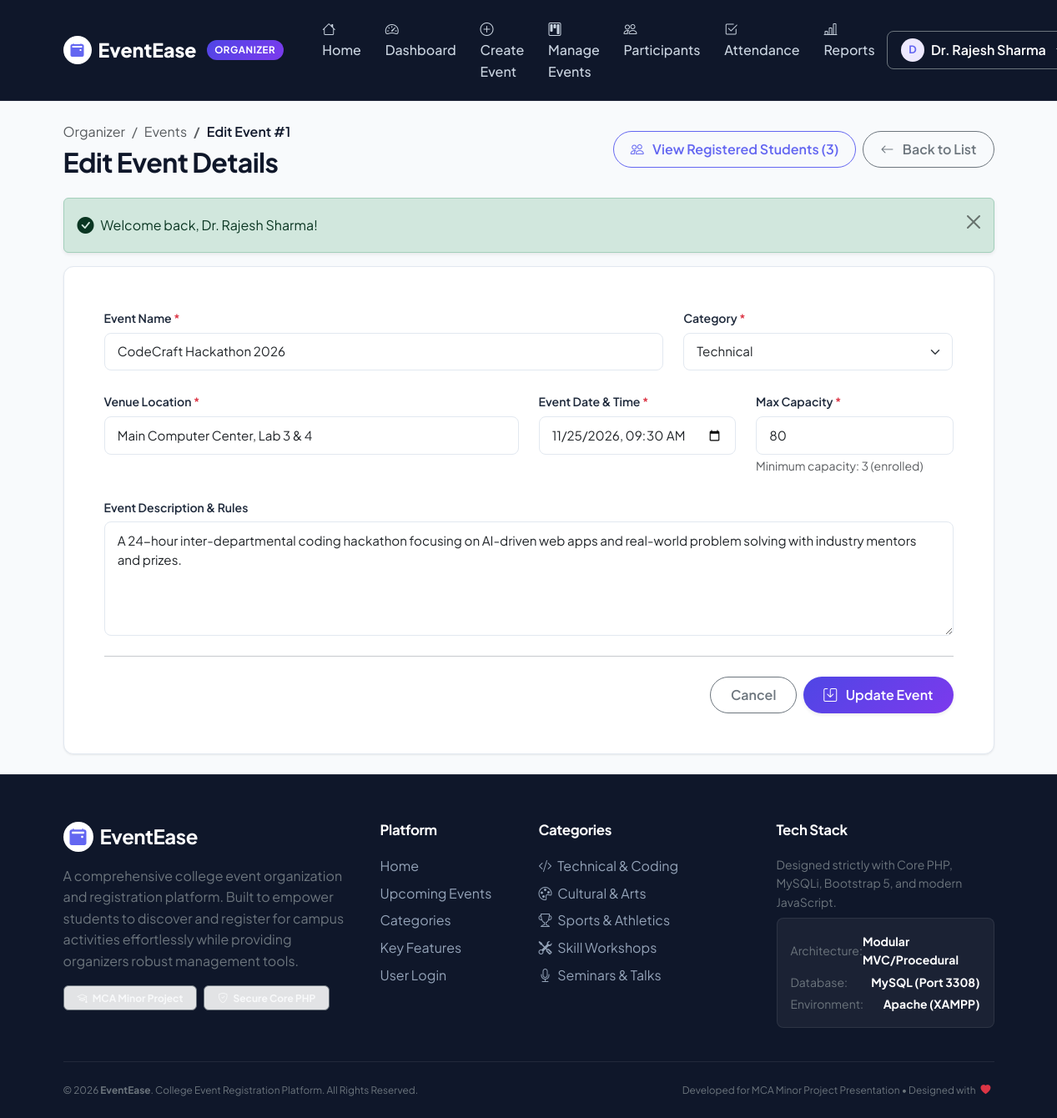
/organizer/edit_event.php?id=1 (signed in), run on the app's committed database.
### tables this page shows
CREATE TABLE `events` (
  `event_id` INT(11) NOT NULL AUTO_INCREMENT,
  `organizer_id` INT(11) NOT NULL,
  `event_name` VARCHAR(150) NOT NULL,
  `description` TEXT DEFAULT NULL,
  `category` VARCHAR(50) NOT NULL DEFAULT 'General',
  `venue` VARCHAR(150) NOT NULL,
  `event_date` DATETIME NOT NULL,
  `capacity` INT(11) NOT NULL,
  `created_at` TIMESTAMP NOT NULL DEFAULT CURRENT_TIMESTAMP,
  PRIMARY KEY (`event_id`),
  KEY `idx_events_organizer` (`organizer_id`),
  KEY `idx_events_date` (`event_date`),
  KEY `idx_events_category` (`category`),
  CONSTRAINT `fk_events_organizer` FOREIGN KEY (`organizer_id`) REFERENCES `users` (`user_id`) ON DELETE CASCADE ON UPDATE CASCADE
);

### organizer/edit_event.php (the view, shortened to what this page needs)
<?php
require_once __DIR__ . "/../includes/auth.php";
$organizer_id = current_user_id();
$event_id = filter_input(INPUT_GET, 'id', FILTER_VALIDATE_INT);
$query = "
    SELECT
        e.*,
        COUNT(CASE WHEN r.status IN ('registered', 'attended') THEN 1 END) AS enrolled_count
    FROM events e
    LEFT JOIN registrations r ON e.event_id = r.event_id
    WHERE e.event_id = ? AND e.organizer_id = ?
    GROUP BY e.event_id
";
$stmt = mysqli_prepare($conn, $query);
mysqli_stmt_bind_param($stmt, "ii", $event_id, $organizer_id);
mysqli_stmt_execute($stmt);
$event = mysqli_fetch_assoc(mysqli_stmt_get_result($stmt));
$enrolled_count = (int)$event['enrolled_count'];
require_once __DIR__ . "/../includes/header.php";
?>
<div class="container py-4">
    <div class="d-flex flex-column flex-md-row justify-content-between align-items-md-center mb-4">
        <div>
            <nav aria-label="breadcrumb">
                <ol class="breadcrumb mb-1">
                    <li class="breadcrumb-item"><a href="dashboard.php" class="text-decoration-none text-muted">Organizer</a></li>
                    <li class="breadcrumb-item"><a href="manage_events.php" class="text-decoration-none text-muted">Events</a></li>
                    <li class="breadcrumb-item active text-navy fw-semibold" aria-current="page">Edit Event #<?php echo $event['event_id']; ?></li>
                </ol>
            </nav>
            <h2 class="fw-bold text-navy mb-0">Edit Event Details</h2>
        </div>
        <div class="mt-3 mt-md-0 d-flex gap-2">
            <a href="participants.php?event_id=<?php echo $event['event_id']; ?>" class="btn btn-outline-primary rounded-pill">
                <i class="bi bi-people me-1"></i> View Registered Students (<?php echo $enrolled_count; ?>)
            </a>
            <a href="manage_events.php" class="btn btn-outline-secondary rounded-pill">
                <i class="bi bi-arrow-left me-1"></i> Back to List
            </a>
        </div>
    </div>
    <div class="card-modern p-4 p-md-5">
        <form method="POST" action="">
            <div class="row g-4">
                <div class="col-md-8">
                    <label class="form-label">Event Name <span class="text-danger">*</span></label>
                    <input type="text" name="event_name" class="form-control" maxlength="150" value="<?php echo htmlspecialchars($_POST['event_name'] ?? $event['event_name']); ?>" required>
                </div>
                <div class="col-md-4">
                    <label class="form-label">Category <span class="text-danger">*</span></label>
                    <?php $current_cat = $_POST['category'] ?? $event['category']; ?>
                    <select name="category" class="form-select" required>
                        <option value="Technical" <?php echo ($current_cat === 'Technical') ? 'selected' : ''; ?>>Technical</option>
                    </select>
                </div>
                <div class="col-md-6">
                    <label class="form-label">Venue Location <span class="text-danger">*</span></label>
                    <input type="text" name="venue" class="form-control" maxlength="150" value="<?php echo htmlspecialchars($_POST['venue'] ?? $event['venue']); ?>" required>
                </div>
                <div class="col-md-3">
                    <label class="form-label">Event Date & Time <span class="text-danger">*</span></label>
                    <?php
                        $dt_val = $_POST['event_date'] ?? date('Y-m-d\TH:i', strtotime($event['event_date']));
                    ?>
                    <input type="datetime-local" name="event_date" class="form-control" value="<?php echo htmlspecialchars($dt_val); ?>" required>
                </div>
                <div class="col-md-3">
                    <label class="form-label">Max Capacity <span class="text-danger">*</span></label>
                    <input type="number" name="capacity" class="form-control" min="<?php echo max(1, $enrolled_count); ?>" max="10000" value="<?php echo htmlspecialchars($_POST['capacity'] ?? $event['capacity']); ?>" required>
                    <small class="text-muted">Minimum capacity: <?php echo max(1, $enrolled_count); ?> (enrolled)</small>
                </div>
                <div class="col-12">
                    <label class="form-label">Event Description & Rules</label>
                    <textarea name="description" class="form-control" rows="5"><?php echo htmlspecialchars($_POST['description'] ?? $event['description']); ?></textarea>
                </div>
            </div>
            <hr class="my-4">
            <div class="d-flex justify-content-end gap-2">
                <a href="manage_events.php" class="btn btn-outline-secondary rounded-pill px-4">Cancel</a>
                <button type="submit" class="btn btn-primary rounded-pill px-4 shadow-sm">
                    <i class="bi bi-save me-1"></i> Update Event
                </button>
            </div>
        </form>
    </div>
</div>
<?php require_once __DIR__ . "/../includes/footer.php"; ?>

### assets/css/style.css (style rules this page uses)
:root { --primary-navy: #0f172a; --secondary-navy: #1e293b; --navy-light: #334155; --accent-purple: #6366f1; --accent-purple-hover: #4f46e5; --accent-purple-light: #ede9fe; --accent-gradient: linear-gradient(135deg, #4f46e5 0%, #7c3aed 100%); --navy-gradient: linear-gradient(135deg, #0f172a 0%, #1e293b 100%); --hero-gradient: linear-gradient(135deg, #0b132b 0%, #1c2541 60%, #3a0ca3 100%); --card-bg: #ffffff; --body-bg: #f8fafc; --border-color: #e2e8f0; --text-main: #1e293b; --text-muted: #64748b; --shadow-sm: 0 1px 3px rgba(0, 0, 0, 0.05), 0 1px 2px rgba(0, 0, 0, 0.03); --shadow-md: 0 4px 6px -1px rgba(0, 0, 0, 0.06), 0 2px 4px -2px rgba(0, 0, 0, 0.04); --shadow-lg: 0 10px 25px -5px rgba(0, 0, 0, 0.08), 0 8px 10px -6px rgba(0, 0, 0, 0.04); --shadow-glow: 0 10px 25px -5px rgba(99, 102, 241, 0.35); --radius-sm: 8px; --radius-md: 12px; --radius-lg: 18px; --radius-full: 9999px; --transition: all 0.25s cubic-bezier(0.4, 0, 0.2, 1); }
* { box-sizing: border-box; }
body { font-family: 'Plus Jakarta Sans', -apple-system, BlinkMacSystemFont, 'Segoe UI', Roboto, sans-serif; background-color: var(--body-bg); color: var(--text-main); min-height: 100vh; display: flex; flex-direction: column; margin: 0; line-height: 1.6; }
h1, h2, h3, h4, h5, h6 { font-weight: 700; color: var(--primary-navy); letter-spacing: -0.02em; }
.text-navy { color: var(--primary-navy) !important; }
.btn { font-weight: 600; border-radius: var(--radius-sm); padding: 0.55rem 1.25rem; transition: var(--transition); display: inline-flex; align-items: center; justify-content: center; gap: 0.4rem; }
.btn-primary { background: var(--accent-gradient); border: none; color: #ffffff; box-shadow: 0 4px 12px rgba(99, 102, 241, 0.25); }
.btn-outline-primary { border-color: var(--accent-purple); color: var(--accent-purple); }
.card-modern { background: var(--card-bg); border: 1px solid var(--border-color); border-radius: var(--radius-md); box-shadow: var(--shadow-sm); transition: var(--transition); }
.form-control, .form-select { border-radius: var(--radius-sm); border: 1px solid var(--border-color); padding: 0.65rem 0.95rem; font-size: 0.95rem; transition: var(--transition); }
.form-label { font-weight: 600; font-size: 0.88rem; color: var(--secondary-navy); margin-bottom: 0.4rem; }

### data on the page
events: event_id "1", event_name "CodeCraft Hackathon 2026", category "Technical", venue "Main Computer Center, Lab 3 & 4", event_date "11/25/2026 09:30", capacity "80", description "A 24-hour inter-departmental coding hackathon focusing on AI-driven web apps and real-world problem solving with industry mentors and prizes."

### other printed values
$user_role "ORGANIZER"
substr($user_name, 0, 1) "D"
$user_name "Dr. Rajesh Sharma"
$enrolled_count "3"
$text "Welcome back, Dr. Rajesh Sharma!"
max(1, $enrolled_count) "3"
$port "3308"
